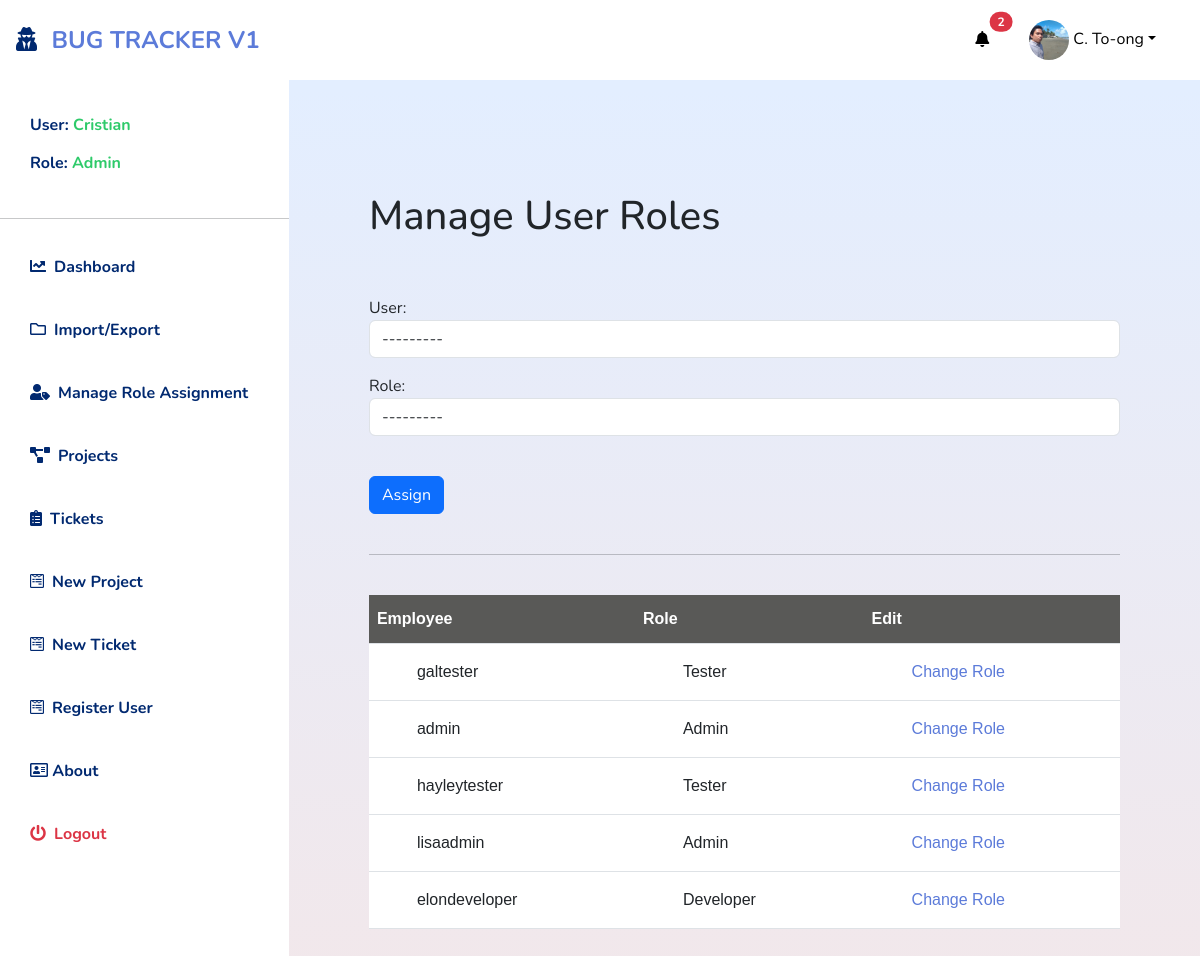
The page /bugtracker/manage_role_assignment/ (signed in) on the database its author committed.
### accounts/models.py (models this page shows, shortened)
class EmployeeProfile(models.Model):
  user = models.OneToOneField(User, on_delete=models.CASCADE, related_name='profile')
  employee_id = models.CharField(max_length=128, blank=True)
  first_name = models.CharField(max_length=200, blank=True)
  last_name = models.CharField(max_length=200, blank=True)
  email = models.EmailField(max_length=200, blank=True)
  role = models.ForeignKey(Role,on_delete=models.CASCADE)
  avatar = models.ImageField(default='avatar.png', upload_to='avatars/', blank=True)
  phone_number = models.CharField(max_length=50, blank=True)
  updated = models.DateTimeField(auto_now=True)
  created = models.DateTimeField(auto_now_add=True)
  class Meta:
    ordering = ('-created',)
  def get_fullname(self):
    return self.first_name + " " + self.last_name

class Role(models.Model):
  role = models.CharField(max_length=50)
  def __str__(self):
    return self.role

### bugtrackerapp/views.py (the view)
# urls.py: path('manage_role_assignment/', views.manage_role_assignment, name='manage_role_assignment'),
@login_required(login_url="/")
@role_required(["Admin"])
def manage_role_assignment(request):
  employees = EmployeeProfile.objects.all()
  manage_role_form = ManageRoleAssignment(request.POST or None, request.FILES or None)
  if request.method == 'POST':
    manage_role_form = ManageRoleAssignment(request.POST or None, request.FILES or None)
    if manage_role_form.is_valid():
      manage_role_form.save()
      messages.success(request, 'Succesfully assigned role')
      return redirect('bugtracker:manage_role_assignment')
  context = {
    'manage_role_form':manage_role_form,
    'employees': employees
  }
  return render(request, 'bugtrackerapp/add_user_roles.html', context)

### bugtrackerapp/forms.py
class ManageRoleAssignment(forms.ModelForm):
  class Meta:
    model = EmployeeProfile
    fields = ['user', 'role']
    labels = {
    'user': 'User',
    'role': 'Role',
  }
    widgets = {
    'user': forms.Select(attrs={'class':'form-control'}),
    'role': forms.Select(attrs={'class':'form-control'}),
    }

### bugtrackerapp/context_processors.py (called while the page is built)
def my_context_processor(request):
  try:
    notification = Notification.objects.filter(notif_receiver=request.user.profile)
  except:
    notification = None
  return {
    'notification':notification,
  }

### bugtrackerapp/models.py (called while the page is built)
  def __str__(self):
    return self.title

### bugtrackerapp/templates/bugtrackerapp/add_user_roles.html (shortened to what this page needs)
{% extends 'base.html' %}
{% load static %}
{% block content %}
<h1>Manage User Roles</h1>
<br>
<br>
<form action="" method="POST">
  {{manage_role_form.as_p}}
  <br>
  <button type="submit" class="btn btn-primary">Assign</button>
</form>
<br>
<hr>
<br>
<table class="table" id="dataTable">
  <thead>
    <tr>
      <th scope="col">Employee</th>
      <th scope="col">Role</th>
      <th scope="col">Edit</th>
    </tr>
  </thead>
  <tbody>
    {% for employee in employees %}
    <tr>
      <td>
        {{employee.user}}
      </td>
      <td>
        {{employee.role}}
      </td>
      <td><a href="{% url 'bugtracker:role_update' employee.id %}">Change Role</a></td>
    </tr>
    {% endfor %}
  </tbody>
</table>
{% endblock content %}

### templates/includes/navbartop.html (shortened to what this page needs)
{% load static %}
{% if user.is_authenticated %}
<div class="navbar-top">
  <div class="sidebar-heading text-center py-4 primary-text fs-4 fw-bold text-uppercase border-bottom"><i
      class="fas fa-user-secret me-2"></i>
    <a href="{% url 'bugtracker:home' %}">Bug Tracker V1</a>
  </div>
  <div class="navbar-menus">
    <div class="dropdown">
      <a class="btn btn-secondary" href="#" role="button" data-bs-toggle="dropdown" aria-expanded="false">
        <i class="fas fa-bell"></i>
        <span class="position-absolute top-0 start-100 translate-middle badge rounded-pill bg-danger">
          {{notification.count}}
        </span>
      </a>
    </div>
    <div class="dropdown dropdown-account">
      <a class="btn btn-secondary dropdown-account-toggle" href="#" role="button" data-bs-toggle="dropdown"
        aria-expanded="false">
        {% if request.user.profile.avatar %}
          <img src="{{request.user.profile.avatar.url}}" alt="profile pic" class="dropdown-account-profile-pic">
        {% endif %}
        <span class=" dropdown-toggle">{{request.user.profile.first_name.0|title}}.
          {{request.user.profile.last_name|capfirst}}</span>
      </a>
    </div>
  </div>
</div>
{% endif %}

### templates/includes/navbar.html (shortened to what this page needs)
{% load static %}
<div class="d-flex" id="wrapper">
        <div class="bg-white main-navbar" id="sidebar-wrapper">
                <div class="list-group list-group-flush my-3">
                        {% if user.is_authenticated %}
                        <h6 class="list-group-item list-group-item-action bg-transparent second-text active">
                                User: <span style="color: #2ECA6A;">{{request.user.profile.first_name|title}}</span>
                                <br>
                                <br>
                                Role: <span style="color: #2ECA6A;">{{request.user.profile.role.role}}</span>
                        </h6>
                        <hr>
                        <a href="{% url 'bugtracker:home' %}"
                                class="list-group-item list-group-item-action bg-transparent second-text active"><i
                                        class="fas fa-chart-line me-2"></i>Dashboard</a>
                        {% if request.user.profile.role.role == "Admin" %}
                        <a href="{% url 'bugtracker:reports' %}"
                                class="list-group-item list-group-item-action bg-transparent second-text active"><i
                                        class="far fa-folder me-2"></i>Import/Export</a>
                        <a href="{% url 'bugtracker:manage_role_assignment' %}"
                                class="list-group-item list-group-item-action bg-transparent second-text active"><i
                                        class="fas fa-user-tag me-2"></i>Manage Role Assignment</a>
                        {% endif %}
                        <a href="{% url 'bugtracker:projects_view' %}"
                                class="list-group-item list-group-item-action bg-transparent second-text fw-bold active"><i
                                        class="fas fa-project-diagram me-2"></i>Projects</a>
                        <a href="{% url 'bugtracker:tickets_view' %}"
                                class="list-group-item list-group-item-action bg-transparent second-text fw-bold active"><i
                                        class="fas fa-clipboard-list me-2"></i>Tickets</a>
                        {% if request.user.profile.role.role == "Admin" %}
                        <a href="{% url 'bugtracker:add_project' %}"
                                class="list-group-item list-group-item-action bg-transparent second-text fw-bold active"><i
                                        class="fab fa-wpforms me-2"></i>New Project</a>
                        {% endif %}
                        {% if request.user.profile.role.role == "Admin" or request.user.profile.role.role == "Tester"%}
                        <a href="{% url 'bugtracker:add_ticket' %}"
                                class="list-group-item list-group-item-action bg-transparent second-text fw-bold active"><i
                                        class="fab fa-wpforms me-2"></i>New Ticket</a>
                        {% endif %}
                        {% endif %}
                        {% if user.is_authenticated %}
                        {% if request.user.profile.role.role == "Admin" %}
                        <a href="{% url 'accounts:register_view' %}"
                                class="list-group-item list-group-item-action bg-transparent fw-bold active"><i
                                        class="fab fa-wpforms me-2"></i>Register User</a>
                        {% endif %}
                        <a href="{% url 'bugtracker:about' %}"
                                class="list-group-item list-group-item-action bg-transparent fw-bold active">
                                <i class="far fa-address-card"></i> About
                        </a>
                        <a href="{% url 'accounts:logout_view' %}"
                                class="list-group-item list-group-item-action bg-transparent text-danger fw-bold active"><i
                                        class="fas fa-power-off me-2"></i>Logout</a>
                        {% endif %}
                </div>
        </div>

### templates/base.html (style rules this page uses)
:root { --main-bg-color: #012970; --main-text-color: #012970; --second-text-color: #bbbec5; --second-bg-color: #c1efde; }
body { font-family: 'Nunito', sans-serif; }
.sidebar-heading { border: none !important; }
.navbar-top { z-index: -9999 !important; display: flex; justify-content: space-between; align-items: center; padding: 0.5rem 1rem; height: 5rem; }
.dropdown { border: none; margin-right: 1rem; }
.dropdown>a { background: #fff; color: #000; width: 100%; border: none; }
.navbar-menus { display: flex; align-items: center; }
.dropdown-account-toggle { width: 100% !important; }
.dropdown-account-profile-pic { width: 40px; height: 40px; border-radius: 50%; }
a { color: #5C7BD9; text-decoration: none; }
.primary-text { color: var(--main-text-color); }
.second-text { color: var(--second-text-color); }
#wrapper { overflow-x: hidden; background: #F5F8FE; }
#sidebar-wrapper { min-height: 100vh; margin-left: -15rem; -webkit-transition: margin 0.25s ease-out; -moz-transition: margin 0.25s ease-out; -o-transition: margin 0.25s ease-out; transition: margin 0.25s ease-out; }
.main-navbar { z-index: 999 !important; width: 400px; }
.list-group-item { border: none; padding: 20px 30px; width: 100%; }
.list-group-item.active { color: var(--main-text-color); font-weight: bold; border: none; }
@media (min-width: 768px) { #sidebar-wrapper { margin-left: 0; } }
#dataTable { font-family: Arial, Helvetica, sans-serif; border-collapse: collapse; width: 100%; }
#dataTable th { background-color: #595957 !important; }
#dataTable td, #draft-table th { padding: 1rem 3rem; }
#dataTable tr:nth-child(even) { background-color: #fafafa; }
#dataTable th { padding-top: 12px; padding-bottom: 12px; text-align: left; background-color: #ccc; color: white; }
.navbar-top { display: flex; justify-content: space-between; padding: 0.50rem 1rem; }

### rows shown on the page
Role: role "---------"
EmployeeProfile: user "galtester", role "Tester"
EmployeeProfile: user "admin", role "Admin"
EmployeeProfile: user "hayleytester", role "Tester"
EmployeeProfile: user "lisaadmin", role "Admin"
EmployeeProfile: user "elondeveloper", role "Developer"

### other values the page prints
{{ notification.count }} "2"
{{ request.user.profile.first_name.0|title }} "C"
{{ request.user.profile.last_name|capfirst }} "To-ong"
{{ request.user.profile.first_name|title }} "Cristian"
{{ request.user.profile.role.role }} "Admin"
